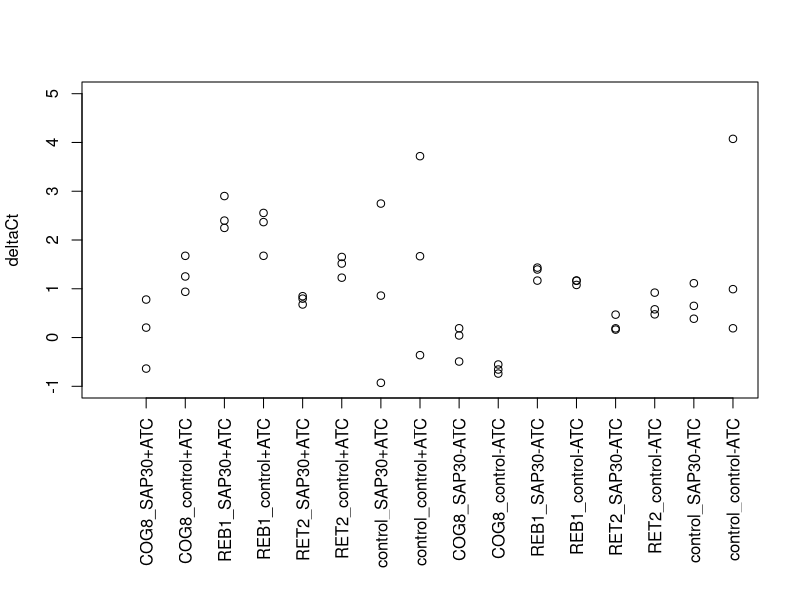

R code for this plot:
require("readxl")
#goal: analyze qPCR results - plot 
getwd()
#setwd("/Users/adam/Documents/Levy Lab/Projects/Mia's double CRISPRi screening review/qPCR results")
setwd("~/OneDrive - Leland Stanford Junior University/Github/Tecan-Analysis/qPCR analysis 2/")
#Import qPCR Amplification Data (txt file)
Amp_Data_Ct = read.table("Tecan_Mia_qPCR_RQmanager_1.sdm-Amplification Data_2.txt",
                         skip = 4,
                         header = TRUE,
                         sep = "\t",
                         fill = TRUE)

#Delete unnecessary columns
Amp_Data_Ct = Amp_Data_Ct[,-c(1,2,4,5,7,8,9,10,11,12,13,14,15,16,17,18,19,20,21,22,23,24,25,26)]                         

#split matrix (gene test & endogenous control)
gene_test = Amp_Data_Ct[seq(1,nrow(Amp_Data_Ct), by = 2),]
endogenous_control = Amp_Data_Ct[seq(2,nrow(Amp_Data_Ct), by = 2),]

#calculate delta Ct
delta_ct = as.vector(gene_test[,2] - endogenous_control[,2])
x = c("COG8_SAP30", "COG8_control", "REB1_SAP30", "REB1_control", "RET2_SAP30", "RET2_control", "control_SAP30", "control_control")
y = 1:48
for(i in 1:length(x)){
  y[(i*3-2):(i*3)] = paste(x[i], "+ATC", sep = "")
  y[(i*3+22):(i*3+24)] = paste(x[i], "-ATC", sep = "")
}
names(delta_ct) = y



mean_delta_ct = 1:16
names(mean_delta_ct) = c(paste(x, "+ATC", sep = ""), paste(x, "-ATC", sep = ""))
for(i in 1:length(mean_delta_ct)){
  mean_delta_ct[i] = mean(delta_ct[(i*3-2):(i*3)])
}

delta_delta_ct = mean_delta_ct[1:8] - mean_delta_ct[9:16]
names(delta_delta_ct) = x



par(mar = c(10, 4, 4, 2) + 0.1)
i = 1
plot(c(i,i,i), delta_ct[(i*3-2):(i*3)], xlim = c(0,16), ylim = c(-1, 5), xlab = "", xaxt = 'n', ylab = "deltaCt")
for(i in 2:16){
  points(c(i,i,i), delta_ct[(i*3-2):(i*3)], xlim = c(0,16), ylim = c(-1, 5))
}
axis(1, at = 1:16, labels = names(mean_delta_ct), las = 2)

